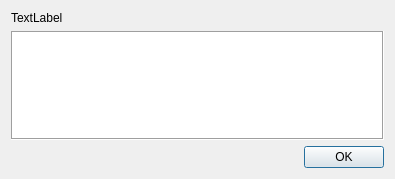
<?xml version="1.0" encoding="UTF-8"?>
<ui version="4.0">
 <class>WorkDetailsDialog</class>
 <widget class="QDialog" name="WorkDetailsDialog">
  <property name="geometry">
   <rect>
    <x>0</x>
    <y>0</y>
    <width>395</width>
    <height>179</height>
   </rect>
  </property>
  <property name="windowTitle">
   <string>Dialog</string>
  </property>
  <layout class="QVBoxLayout" name="verticalLayout">
   <item>
    <widget class="QLabel" name="lbLink">
     <property name="sizePolicy">
      <sizepolicy hsizetype="Preferred" vsizetype="Minimum">
       <horstretch>0</horstretch>
       <verstretch>0</verstretch>
      </sizepolicy>
     </property>
     <property name="text">
      <string>TextLabel</string>
     </property>
    </widget>
   </item>
   <item>
    <widget class="QPlainTextEdit" name="plainDescr">
     <property name="frameShape">
      <enum>QFrame::Box</enum>
     </property>
     <property name="readOnly">
      <bool>true</bool>
     </property>
    </widget>
   </item>
   <item>
    <widget class="QDialogButtonBox" name="buttonBox">
     <property name="orientation">
      <enum>Qt::Horizontal</enum>
     </property>
     <property name="standardButtons">
      <set>QDialogButtonBox::Ok</set>
     </property>
    </widget>
   </item>
  </layout>
 </widget>
 <resources/>
 <connections>
  <connection>
   <sender>buttonBox</sender>
   <signal>accepted()</signal>
   <receiver>WorkDetailsDialog</receiver>
   <slot>accept()</slot>
   <hints>
    <hint type="sourcelabel">
     <x>248</x>
     <y>254</y>
    </hint>
    <hint type="destinationlabel">
     <x>157</x>
     <y>274</y>
    </hint>
   </hints>
  </connection>
  <connection>
   <sender>buttonBox</sender>
   <signal>rejected()</signal>
   <receiver>WorkDetailsDialog</receiver>
   <slot>reject()</slot>
   <hints>
    <hint type="sourcelabel">
     <x>316</x>
     <y>260</y>
    </hint>
    <hint type="destinationlabel">
     <x>286</x>
     <y>274</y>
    </hint>
   </hints>
  </connection>
 </connections>
</ui>
